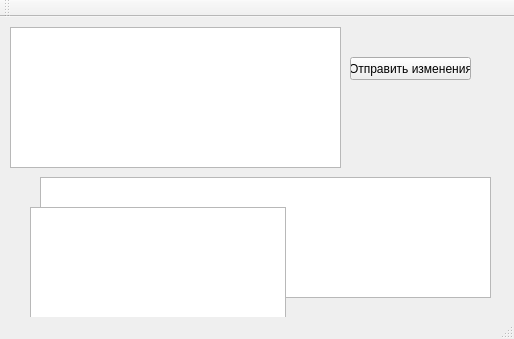
<?xml version="1.0" encoding="UTF-8"?>
<ui version="4.0">
 <class>MainWindow</class>
 <widget class="QMainWindow" name="MainWindow">
  <property name="geometry">
   <rect>
    <x>0</x>
    <y>0</y>
    <width>514</width>
    <height>339</height>
   </rect>
  </property>
  <property name="windowTitle">
   <string>MainWindow</string>
  </property>
  <widget class="QWidget" name="centralWidget">
   <widget class="QTableView" name="tableView">
    <property name="geometry">
     <rect>
      <x>10</x>
      <y>10</y>
      <width>331</width>
      <height>141</height>
     </rect>
    </property>
   </widget>
   <widget class="QTableView" name="tableView_2">
    <property name="geometry">
     <rect>
      <x>40</x>
      <y>160</y>
      <width>451</width>
      <height>121</height>
     </rect>
    </property>
   </widget>
   <widget class="QPushButton" name="submitChangesButton">
    <property name="geometry">
     <rect>
      <x>350</x>
      <y>40</y>
      <width>121</width>
      <height>23</height>
     </rect>
    </property>
    <property name="text">
     <string>Отправить изменения</string>
    </property>
   </widget>
   <widget class="QListView" name="listView">
    <property name="geometry">
     <rect>
      <x>30</x>
      <y>190</y>
      <width>256</width>
      <height>111</height>
     </rect>
    </property>
   </widget>
  </widget>
  <widget class="QMenuBar" name="menuBar">
   <property name="geometry">
    <rect>
     <x>0</x>
     <y>0</y>
     <width>514</width>
     <height>21</height>
    </rect>
   </property>
  </widget>
  <widget class="QToolBar" name="mainToolBar">
   <attribute name="toolBarArea">
    <enum>TopToolBarArea</enum>
   </attribute>
   <attribute name="toolBarBreak">
    <bool>false</bool>
   </attribute>
  </widget>
  <widget class="QStatusBar" name="statusBar"/>
 </widget>
 <layoutdefault spacing="6" margin="11"/>
 <resources/>
 <connections/>
</ui>
